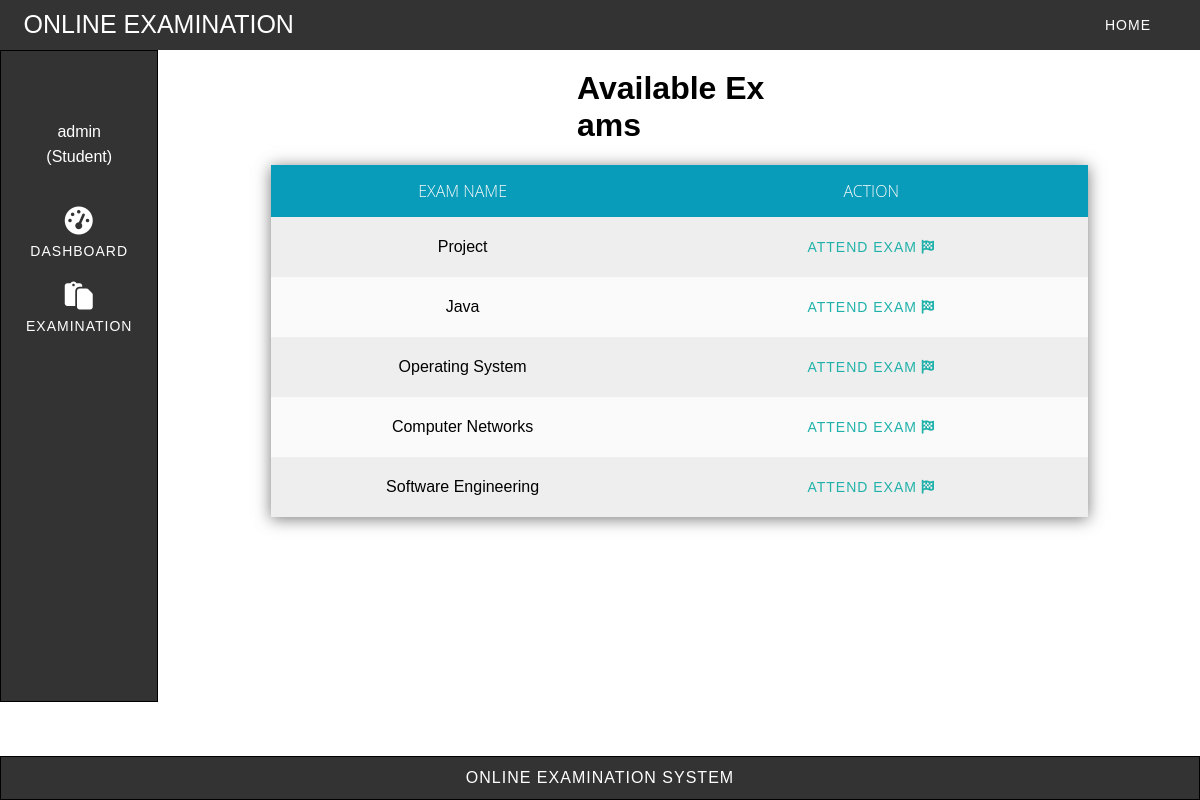
The page /exam/student_available_exams/ (signed in) on the database its author committed.
### exam/models.py (models this page shows, shortened)
class Course(models.Model):
    coursename = models.CharField(max_length=20)
    time = models.IntegerField(default=1)
    negative_marking = models.FloatField()
    date = models.DateField()
    scheduled_exam_time=models.TimeField()

### exam/views.py (the view)
# urls.py: path('student_available_exams/',student_available_exams),
def student_available_exams(request):
    course_list = list(Course.objects.all())
    res = render(request, 'exam/student_available_exams.html',
                 {'courses': course_list})
    return res

### templates/exam/student_available_exams.html (shortened to what this page needs)
<!DOCTYPE html>
<html lang="en">
<head>
    <link rel="stylesheet" href="/static/css/student_available_exams.css">
</head>
<body>
    <div id="main">
        <div id="navbar">
            <nav>
                <div class="logo">Online Examination</div>
                <ul class="menu-area">
                    <li><a href="http://localhost:8000/">Home</a></li>
                </ul>
            </nav>
        </div>
        <div id="center">
            <div id="left">
                <aside>
                    <br>
                    <div id="user-information">
                        <div>{{request.session.realname}}</div>
                        <div>(Student)</div>
                    </div>
                    <br>
                    <ul id="left-menu">
                        <li><a href="http://localhost:8000/exam/student_after_login/"><i
                                    class="fa-solid fa-gauge-high fa-2x"></i> <br> Dashboard</a></li>
                        <br>
                        <li><a href="http://localhost:8000/exam/student_available_exams/"><i
                                    class="fa-solid fa-paste fa-2x"></i> <br> Examination</a></li>
                        <br>
                    </ul>
                </aside>
            </div>
            <div id="right">
                <div id="content">
                    <h1>Available Exams</h1>
                    <table>
                        <tr>
                            <th>Exam Name</th>
                            <th>Action</th>
                        </tr>
                        {% for course in courses%}
                        <tr>
                            <td> {{course.coursename}} </td>
                            <td>
                                <a href="http://localhost:8000/exam/student_exam_instructions?course={{course.coursename}}">Attend Exam <i class="fa-solid fa-flag-checkered"></i></a>
                            </td>
                        </tr>
                        {%endfor%}
                    </table>
                </div>
            </div>
        </div>
        <div id="footer">
            <div id="footer-text">
                Online Examination System
            </div>
        </div>
    </div>
</body>
</html>

### static/css/student_available_exams.css (style rules this page uses)
* { margin: 0; padding: 0; outline: 0; box-sizing: border-box; }
body { font-family: sans-serif; }
#main { position: relative; display: flex; flex-direction: column; height: 100%; }
#navbar { position: sticky; top: 0%; width: 100%; z-index: 10; }
nav { margin: 0 auto; padding: 10px 0; background: #333; text-align: right; padding-right: 2%; }
.logo { width: 35%; float: left; text-transform: uppercase; color: #fff; font-size: 25px; text-align: left; padding-left: 2%; }
.menu-area li { display: inline-block; }
li a { text-decoration: none; }
li { list-style-type: none; }
a { color: #fff; font-weight: 300; letter-spacing: 1px; text-transform: uppercase; display: block; padding: 0 25px; font-size: 14px; line-height: 30px; z-index: 1; }
#center { display: flex; flex-direction: row; height: 652px; margin-bottom: 3.3%; }
#left { width: min-content; }
#left li a { line-height: 25px; }
aside { border: 1px solid black; height: 100%; color: white; margin: 0 auto; padding: 30px 0; background: #333; z-index: -1; text-align: center; }
#user-information { line-height: 25px; margin: 20px; }
#right { padding: 10px; display: flex; flex-direction: row; width: 100%; }
#content { word-break: break-all; width: 100%; position: relative; }
#content a { color: lightseagreen; text-decoration: none; }
h1 { margin: 1% 40%; }
table { width: 80%; border-collapse: collapse; border-spacing: 0; box-shadow: 0 2px 15px rgba(64, 64, 64, .7); overflow: hidden; margin-left: 10%; margin-right: 10%; margin-top: 2%; }
td, th { padding: 15px 20px; text-align: center; }
th { background-color: rgb(8, 156, 186); color: #fafafa; font-family: 'Open Sans', Sans-serif; font-weight: 200; text-transform: uppercase; }
tr { width: 100%; background-color: #fafafa; font-family: 'Montserrat', sans-serif; }
tr:nth-child(even) { background-color: #eeeeee; }
#footer { position: fixed; bottom: 0px; width: 100%; z-index: 10; }
#footer-text { border: 1px solid black; color: white; margin: 0 auto; padding: 1% 0; background: #333; text-align: center; letter-spacing: 1px; text-transform: uppercase; }

### rows shown on the page
Course: coursename "Project"
Course: coursename "Java"
Course: coursename "Operating System"
Course: coursename "Computer Networks"
Course: coursename "Software Engineering"

### other values the page prints
{{ request.session.realname }} "admin"
